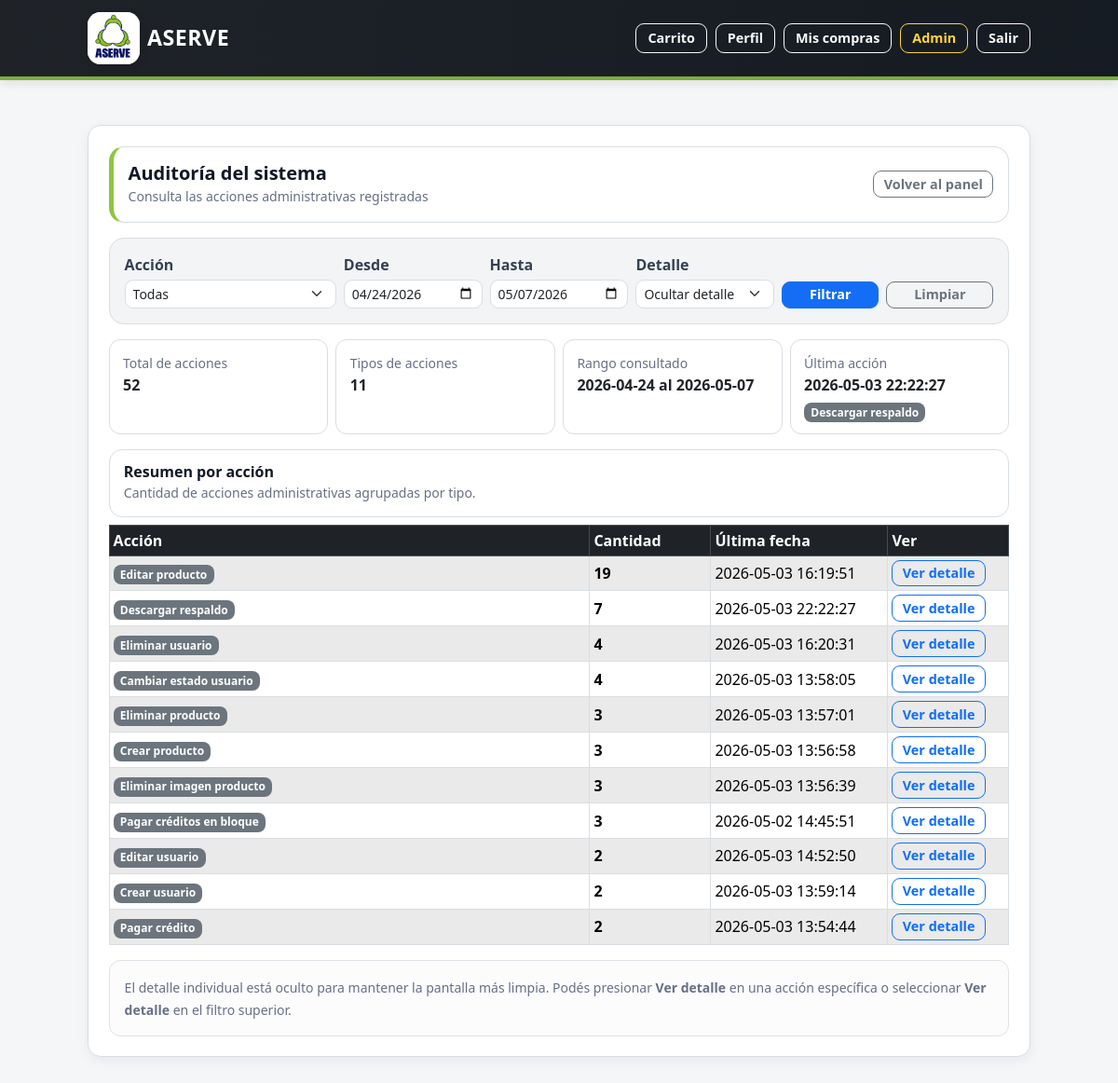
Page /admin/audit (signed in) on the committed database.
### tables this page shows
CREATE TABLE audit_logs (
    id INTEGER PRIMARY KEY AUTOINCREMENT,
    fecha TEXT NOT NULL,
    admin_id INTEGER,
    admin_nombre TEXT,
    accion TEXT NOT NULL,
    detalle TEXT
);

### app.py (the view, shortened to what this page needs)
@app.route("/admin/audit")
def admin_audit_logs():
    if "user_id" not in session or session.get("rol") != "admin":
        return redirect(url_for("login"))
    db = get_db()
    ensure_app_schema(db)
    accion = (request.args.get("accion") or "").strip()
    start = (request.args.get("start") or "").strip()
    end = (request.args.get("end") or "").strip()
    ver_detalle = (request.args.get("ver_detalle") or "0").strip() == "1"
    hoy = datetime.now().date()
    hace_14 = hoy - timedelta(days=13)
    if not start:
        start = hace_14.strftime("%Y-%m-%d")
    if not end:
        end = hoy.strftime("%Y-%m-%d")
    acciones_disponibles = db.execute(
        """
        SELECT DISTINCT accion
        FROM audit_logs
        WHERE accion IS NOT NULL
          AND TRIM(accion) <> ''
        ORDER BY accion ASC
        """
    ).fetchall()
    where = []
    params = []
    where.append("date(fecha) >= date(?)")
    params.append(start)
    where.append("date(fecha) <= date(?)")
    params.append(end)
    if accion:
        where.append("accion = ?")
        params.append(accion)
    where_sql = "WHERE " + " AND ".join(where)
    resumen_base = db.execute(
        f"""
        SELECT
            COUNT(id) AS total_acciones,
            COUNT(DISTINCT accion) AS tipos_acciones
        FROM audit_logs
        {where_sql}
        """,
        params
    ).fetchone()
    ultima = db.execute(
        f"""
        SELECT
            fecha,
            accion
        FROM audit_logs
        {where_sql}
        ORDER BY fecha DESC, id DESC
        LIMIT 1
        """,
        params
    ).fetchone()
    if ultima:
        ultima_fecha = ultima["fecha"]
        ultima_accion_nombre = ultima["accion"]
    else:
        ultima_fecha = None
        ultima_accion_nombre = None
    resumen_general = {
        "total_acciones": resumen_base["total_acciones"] if resumen_base else 0,
        "tipos_acciones": resumen_base["tipos_acciones"] if resumen_base else 0,
        "ultima_fecha": ultima_fecha,
        "ultima_accion": ultima_accion_nombre
    }
    resumen_acciones = db.execute(
        f"""
        SELECT
            accion,
            COUNT(id) AS cantidad,
            MAX(fecha) AS ultima_fecha
        FROM audit_logs
        {where_sql}
        GROUP BY accion
        ORDER BY cantidad DESC, ultima_fecha DESC
        """,
        params
    ).fetchall()
    logs = []
    return render_template(
        "admin_audit_logs.html",
        accion=accion,
        acciones_disponibles=acciones_disponibles,
        start=start,
        end=end,
        ver_detalle=ver_detalle,
        resumen_general=resumen_general,
        resumen_acciones=resumen_acciones,
        logs=logs
    )

### app.py (called while the page is built)
def get_db():
    if "db" not in g:
        db_folder = os.path.dirname(app.config["DATABASE"])
        os.makedirs(db_folder, exist_ok=True)
        g.db = sqlite3.connect(app.config["DATABASE"])
        g.db.row_factory = sqlite3.Row
    return g.db

@app.before_request
def proteger_acceso_global():
    endpoint = request.endpoint
    if endpoint is None:
        return None
    rutas_publicas = {
        "login",
        "static"
    }
    if endpoint in rutas_publicas:
        return None
    if "user_id" not in session:
        flash("Debes iniciar sesión para acceder a ASERVE.", "warning")
        return redirect(url_for("login"))
    rutas_password_temporal = {
        "cambiar_password_temporal",
        "logout",
        "static"
    }
    if session.get("password_temporal") == 1:
        if endpoint not in rutas_password_temporal:
            flash("Debes cambiar tu contraseña temporal antes de continuar.", "warning")
            return redirect(url_for("cambiar_password_temporal"))
    return None

### templates/admin_audit_logs.html (shortened to what this page needs)
{% extends "base.html" %}
{% block content %}
<div class="card shadow-sm">
  <div class="card-body">
    <div class="audit-header mb-3">
      <div class="d-flex flex-column flex-md-row justify-content-between align-items-start align-items-md-center gap-3">
        <div>
          <h5 class="mb-0">Auditoría del sistema</h5>
          <small class="text-muted">
            Consulta las acciones administrativas registradas
          </small>
        </div>
        <a class="btn btn-outline-secondary btn-sm"
           href="{{ url_for('admin_panel') }}">
          Volver al panel
        </a>
      </div>
    </div>
    <div class="audit-filter mb-3">
      <form class="row g-2 align-items-end"
            method="GET"
            action="{{ url_for('admin_audit_logs') }}">
        <div class="col-12 col-md-3">
          <label class="form-label mb-1">Acción</label>
          <select class="form-select form-select-sm" name="accion">
            <option value="" {% if not accion %}selected{% endif %}>Todas</option>
          </select>
        </div>
        <div class="col-6 col-md-2">
          <label class="form-label mb-1">Desde</label>
          <input
            type="date"
            class="form-control form-control-sm"
            name="start"
            value="{{ start }}"
          >
        </div>
        <div class="col-6 col-md-2">
          <label class="form-label mb-1">Hasta</label>
          <input
            type="date"
            class="form-control form-control-sm"
            name="end"
            value="{{ end }}"
          >
        </div>
        <div class="col-12 col-md-2">
          <label class="form-label mb-1">Detalle</label>
          <select class="form-select form-select-sm" name="ver_detalle">
            <option value="0" {% if not ver_detalle %}selected{% endif %}>
              Ocultar detalle
            </option>
          </select>
        </div>
        <div class="col-12 col-md-3 d-flex flex-wrap gap-2 audit-filter-actions">
          <button class="btn btn-primary btn-sm flex-fill" type="submit">
            Filtrar
          </button>
          <a class="btn btn-outline-secondary btn-sm flex-fill"
             href="{{ url_for('admin_audit_logs') }}">
            Limpiar
          </a>
        </div>
      </form>
    </div>
    <div class="row g-2 mb-3">
      <div class="col-12 col-md-3">
        <div class="audit-summary-box">
          <small class="text-muted">Total de acciones</small>
          <div class="fw-bold">
            {{ resumen_general.total_acciones|default(0) }}
          </div>
        </div>
      </div>
      <div class="col-12 col-md-3">
        <div class="audit-summary-box">
          <small class="text-muted">Tipos de acciones</small>
          <div class="fw-bold">
            {{ resumen_general.tipos_acciones|default(0) }}
          </div>
        </div>
      </div>
      <div class="col-12 col-md-3">
        <div class="audit-summary-box">
          <small class="text-muted">Rango consultado</small>
          <div class="fw-bold">
            {{ start }} al {{ end }}
          </div>
        </div>
      </div>
      <div class="col-12 col-md-3">
        <div class="audit-summary-box">
          <small class="text-muted">Última acción</small>
          {% if resumen_general.ultima_accion %}
            <div class="fw-bold">
              {{ resumen_general.ultima_fecha }}
            </div>
            <div class="mt-1">
              <span class="badge bg-secondary">
                {{ resumen_general.ultima_accion }}
              </span>
            </div>
          {% else %}
            <div class="fw-bold">
              Sin registros
            </div>
          {% endif %}
        </div>
      </div>
    </div>
    <div class="audit-section-title mb-2">
      <h6 class="mb-0">Resumen por acción</h6>
      <small class="text-muted">
        Cantidad de acciones administrativas agrupadas por tipo.
      </small>
    </div>
    <div class="table-responsive d-none d-md-block mb-3">
      <table class="table table-sm table-bordered table-striped align-middle mb-0">
        <thead class="table-dark">
          <tr>
            <th>Acción</th>
            <th style="width: 130px;">Cantidad</th>
            <th style="width: 190px;">Última fecha</th>
            <th style="width: 130px;">Ver</th>
          </tr>
        </thead>
        <tbody>
          {% for r in resumen_acciones %}
          <tr>
            <td>
              <span class="badge bg-secondary">
                {{ r.accion }}
              </span>
            </td>
            <td>
              <b>{{ r.cantidad }}</b>
            </td>
            <td>
              {{ r.ultima_fecha }}
            </td>
            <td>
              <a class="btn btn-outline-primary btn-sm"
                 href="{{ url_for('admin_audit_logs',
                                  accion=r.accion,
                                  start=start,
                                  end=end,
                                  ver_detalle=1) }}">
                Ver detalle
              </a>
            </td>
          </tr>
          {% else %}
          <tr>
            <td colspan="4" class="text-center text-muted py-4">
              No hay acciones registradas para los filtros seleccionados.
            </td>
          </tr>
          {% endfor %}
        </tbody>
      </table>
    </div>
    {% if ver_detalle or accion %}
      <div class="audit-section-title audit-detail-title mb-2">
        <div>
          <h6 class="mb-0">Detalle de acciones</h6>
          <small class="text-muted">
            Se muestran hasta 300 registros según el filtro aplicado.
          </small>
        </div>
        {% if accion %}
          <a class="btn btn-outline-secondary btn-sm"
             href="{{ url_for('admin_audit_logs',
                              start=start,
                              end=end,
                              ver_detalle=0) }}">
            Volver al resumen
          </a>
        {% endif %}
      </div>
      <div class="table-responsive d-none d-md-block">
        <table class="table table-sm table-bordered table-striped align-middle mb-0">
          <thead class="table-dark">
            <tr>
              <th style="width: 170px;">Fecha</th>
              <th style="width: 170px;">Admin</th>
              <th style="width: 190px;">Acción</th>
              <th>Detalle</th>
            </tr>
          </thead>
          <tbody>
            {% for l in logs %}
            <tr>
              <td>{{ l.fecha }}</td>
              <td>{{ l.admin_nombre }}</td>
              <td>
                <span class="badge bg-secondary">
                  {{ l.accion }}
                </span>
              </td>
              <td>{{ l.detalle }}</td>
            </tr>
            {% else %}
            <tr>
              <td colspan="4" class="text-center text-muted py-4">
                No hay detalle para mostrar.
              </td>
            </tr>
            {% endfor %}
          </tbody>
        </table>
      </div>
      <div class="d-md-none">
        {% for l in logs %}
          <div class="audit-mobile-item">
            <div class="d-flex justify-content-between align-items-start gap-2">
              <div>
                <small class="text-muted d-block">Acción</small>
                <span class="badge bg-secondary">
                  {{ l.accion }}
                </span>
              </div>
              <div class="text-end">
                <small class="text-muted d-block">Admin</small>
                <b>{{ l.admin_nombre }}</b>
              </div>
            </div>
            <div class="mt-3">
              <small class="text-muted d-block">Fecha</small>
              <div class="fw-semibold">
                {{ l.fecha }}
              </div>
            </div>
            <div class="mt-3">
              <small class="text-muted d-block">Detalle</small>
              <div>
                {{ l.detalle }}
              </div>
            </div>
          </div>
        {% else %}
          <div class="alert alert-light border text-center text-muted mb-0">
            No hay detalle para mostrar.
          </div>
        {% endfor %}
      </div>
    {% else %}
      <div class="alert alert-light border mb-0">
        <small class="text-muted">
          El detalle individual está oculto para mantener la pantalla más limpia.
          Podés presionar <b>Ver detalle</b> en una acción específica o seleccionar
          <b>Ver detalle</b> en el filtro superior.
        </small>
      </div>
    {% endif %}
  </div>
</div>
{% endblock %}

### templates/base.html (style rules this page uses)
:root { --aserve-navy: #07145f; --aserve-blue-dark: #101828; --aserve-green: #8cc63f; --aserve-green-dark: #6aa72f; --aserve-bg: #f4f6f8; --aserve-card: #ffffff; --aserve-border: #d9dee3; --aserve-text: #111827; --aserve-muted: #667085; }
body { min-height: 100vh; background: var(--aserve-bg); color: var(--aserve-text); }
.card { border: 1px solid var(--aserve-border); border-radius: 14px; box-shadow: 0 4px 14px rgba(16, 24, 40, .06) !important; }
.card-body { padding: 1.35rem; }
h1, h2, h3, h4, h5, h6 { color: var(--aserve-text); font-weight: 750; }
.text-muted { color: var(--aserve-muted) !important; }
.btn { border-radius: 9px; font-weight: 600; }
.btn-primary { background-color: #146ef5; border-color: #146ef5; }
.btn-sm { padding: .28rem .65rem; font-size: .9rem; line-height: 1.25; }
.form-control, .form-select { border-radius: 9px; border-color: var(--aserve-border); }
.form-label { font-weight: 600; color: #344054; }
.table { border-color: var(--aserve-border); }
.table thead.table-dark th { background-color: #1f2328 !important; color: #ffffff; border-color: #444b53; font-weight: 700; }
.table td, .table th { vertical-align: middle; }
.table-striped > tbody > tr:nth-of-type(odd) > * { background-color: rgba(16, 24, 40, .035); }
.badge { border-radius: 8px; font-weight: 700; padding: .38em .6em; }
.alert { border-radius: 12px; border-color: var(--aserve-border); }

### templates/admin_audit_logs.html (style rules this page uses)
.audit-header { border: 1px solid #d9dee3; border-left: 5px solid #8cc63f; border-radius: 16px; background: #ffffff; padding: 1rem; }
.audit-filter { border: 1px solid #d9dee3; border-radius: 16px; background: #f3f4f6; padding: 1rem; }
.audit-summary-box { border: 1px solid #d9dee3; border-radius: 12px; background: #ffffff; padding: .75rem .9rem; height: 100%; }
.audit-section-title { border: 1px solid #d9dee3; border-radius: 14px; background: #ffffff; padding: .85rem .95rem; }
.table b, .audit-action-mobile-item b, .audit-mobile-item b { font-weight: 700; }

### rows in the picture
audit_logs: ultima_fecha "2026-05-03 22:22:27", ultima_accion "Descargar respaldo"

### other values in the picture
{{ resumen_general.total_acciones|default(0) }} "52"
{{ resumen_general.tipos_acciones|default(0) }} "11"
{{ start }} "2026-04-24"
{{ end }} "2026-05-07"
{{ r.accion }} "Editar producto" "Descargar respaldo" "Eliminar usuario" "Cambiar estado usuario" "Eliminar producto" "Crear producto" "Eliminar imagen producto" "Pagar créditos en bloque" "Editar usuario" "Crear usuario" "Pagar crédito"
{{ r.cantidad }} "19" "7" "4" "4" "3" "3" "3" "3" "2" "2" "2"
{{ r.ultima_fecha }} "2026-05-03 16:19:51" "2026-05-03 22:22:27" "2026-05-03 16:20:31" "2026-05-03 13:58:05" "2026-05-03 13:57:01" "2026-05-03 13:56:58" "2026-05-03 13:56:39" "2026-05-02 14:45:51" "2026-05-03 14:52:50" "2026-05-03 13:59:14" "2026-05-03 13:54:44"
